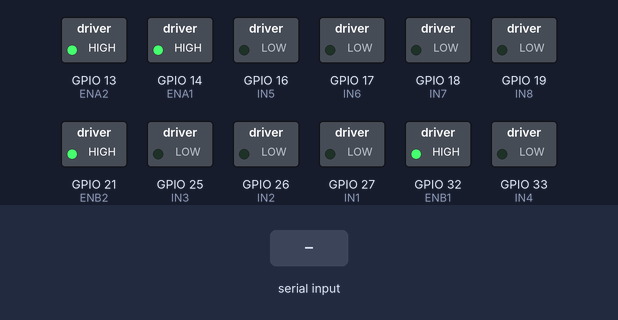
The program below on a simulated ESP32. Shown: switched loads named in the program (green lamp = pin HIGH). Inputs (shaded band) come from the test bench. What the program prints to the serial monitor is not drawn.

Above: at 1.2 s.
1.3 s: "SPEED,180\n" received over Serial
At 2.5 s:
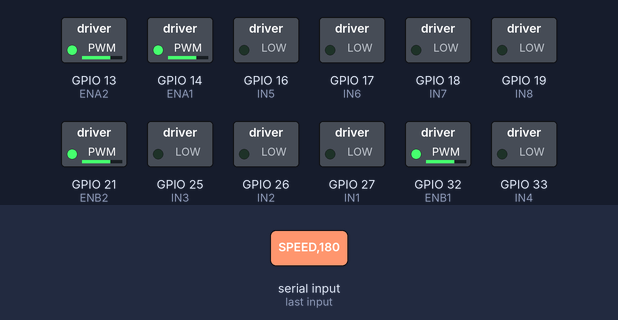
2.8 s: "FORWARD,1\n" received over Serial
At 3.9 s:
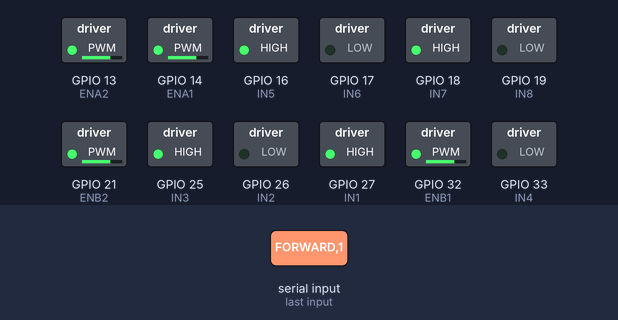
4.3 s: "BACKWARD,1\n" received over Serial
At 5.0 s:
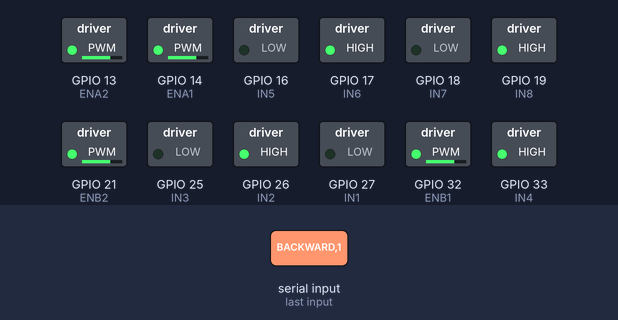
5.8 s: "LEFT,1\n" received over Serial
At 6.2 s:
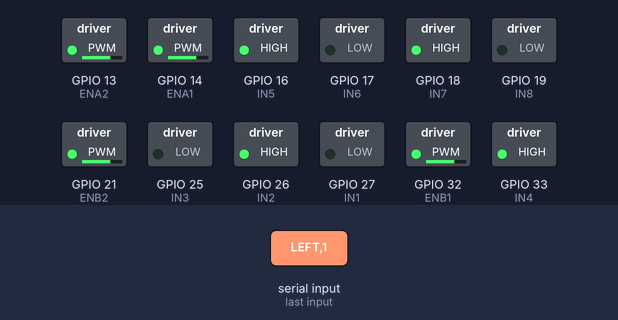
7.3 s: "RIGHT,1\n" received over Serial
At 8.5 s:
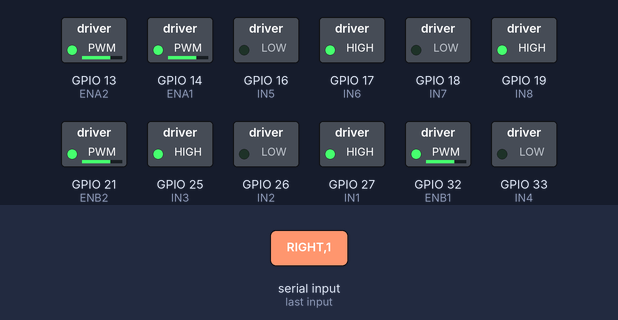
8.8 s: "SPEED\n" received over Serial
At 9.7 s:
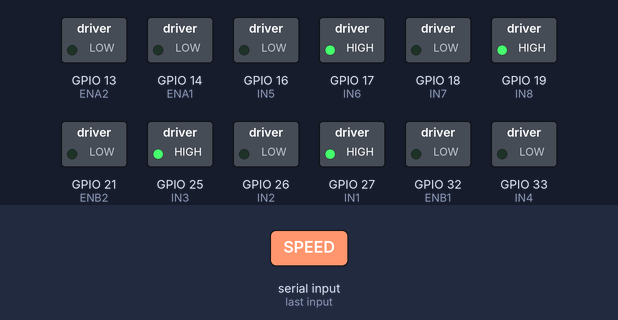
Timing chart, 0 to 11.3 s (numbered marks = the images above; inputs shaded):
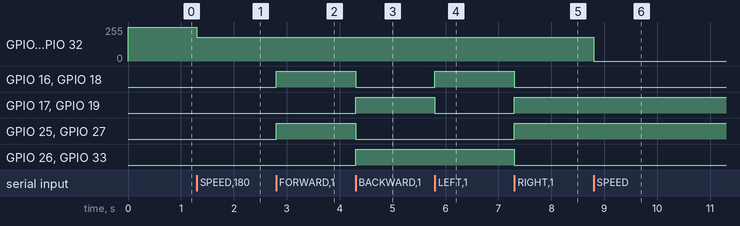

The program:

main.cpp
```cpp
// Hardware: ESP32 Dev Kit

#include <Arduino.h>

// --- Driver 1 (proven pins from previous project) ---
#define ENA1 14
#define IN1  27
#define IN2  26
#define IN3  25
#define IN4  33
#define ENB1 32

// --- Driver 2 ---
#define ENA2 13
#define IN5  16
#define IN6  17
#define IN7  18
#define IN8  19
#define ENB2 21

void forward() {
  digitalWrite(IN1, HIGH); digitalWrite(IN2, LOW);
  digitalWrite(IN3, HIGH); digitalWrite(IN4, LOW);
  digitalWrite(IN5, HIGH); digitalWrite(IN6, LOW);
  digitalWrite(IN7, HIGH); digitalWrite(IN8, LOW);
}

void backward() {
  digitalWrite(IN1, LOW); digitalWrite(IN2, HIGH);
  digitalWrite(IN3, LOW); digitalWrite(IN4, HIGH);
  digitalWrite(IN5, LOW); digitalWrite(IN6, HIGH);
  digitalWrite(IN7, LOW); digitalWrite(IN8, HIGH);
}

void stopMotors() {
  digitalWrite(IN1, LOW); digitalWrite(IN2, LOW);
  digitalWrite(IN3, LOW); digitalWrite(IN4, LOW);
  digitalWrite(IN5, LOW); digitalWrite(IN6, LOW);
  digitalWrite(IN7, LOW); digitalWrite(IN8, LOW);
}

// Assumes Driver 1 (IN1-IN4) = left side, Driver 2 (IN5-IN8) = right side.
// If the robot turns the wrong way on first test, swap which side reverses.
void turnLeft() {
  digitalWrite(IN1, LOW);  digitalWrite(IN2, HIGH);
  digitalWrite(IN3, LOW);  digitalWrite(IN4, HIGH);
  digitalWrite(IN5, HIGH); digitalWrite(IN6, LOW);
  digitalWrite(IN7, HIGH); digitalWrite(IN8, LOW);
}

void turnRight() {
  digitalWrite(IN1, HIGH); digitalWrite(IN2, LOW);
  digitalWrite(IN3, HIGH); digitalWrite(IN4, LOW);
  digitalWrite(IN5, LOW);  digitalWrite(IN6, HIGH);
  digitalWrite(IN7, LOW);  digitalWrite(IN8, HIGH);
}

// Speed lives entirely on the ENA/ENB pins as a PWM duty cycle (0-255),
// separate from the IN pins that pick direction above — so changing speed
// never needs to know or touch the current direction, and vice versa.
void setSpeed(int speed) {
  analogWrite(ENA1, speed);
  analogWrite(ENB1, speed);
  analogWrite(ENA2, speed);
  analogWrite(ENB2, speed);
}

void setup() {
  Serial.begin(115200);

  pinMode(IN1, OUTPUT); pinMode(IN2, OUTPUT);
  pinMode(IN3, OUTPUT); pinMode(IN4, OUTPUT);
  pinMode(IN5, OUTPUT); pinMode(IN6, OUTPUT);
  pinMode(IN7, OUTPUT); pinMode(IN8, OUTPUT);

  pinMode(ENA1, OUTPUT); pinMode(ENB1, OUTPUT);
  pinMode(ENA2, OUTPUT); pinMode(ENB2, OUTPUT);

  setSpeed(255);  // full speed by default, until a SPEED command says otherwise
  stopMotors();
  Serial.println("Setup complete. Starting motor test...");
}

void loop() {
  if (Serial.available()) {
    String line = Serial.readStringUntil('\n');
    line.trim();
    if (line.length() == 0) return;

    // Every command is a plain word, except SPEED, which carries a value:
    // "SPEED,180" — split off the part after the comma, if there is one.
    int commaIndex = line.indexOf(',');
    String keyword = (commaIndex == -1) ? line : line.substring(0, commaIndex);

    if (keyword == "FORWARD") {
      forward();
    } else if (keyword == "BACKWARD") {
      backward();
    } else if (keyword == "LEFT") {
      turnLeft();
    } else if (keyword == "RIGHT") {
      turnRight();
    } else if (keyword == "STOP") {
      stopMotors();
    } else if (keyword == "SPEED") {
      int speed = line.substring(commaIndex + 1).toInt();
      setSpeed(speed);
    } else {
      Serial.println("Unknown command: " + line);
      stopMotors();
    }
  }
}
```

Measured:
- after the input at 1.3 s, GPIO 13 (ENA2), GPIO 14 (ENA1), GPIO 21 (ENB2), GPIO 32 (ENB1): 255/255 → 180/255 at once
- after the input at 2.8 s, GPIO 16 (IN5), GPIO 18 (IN7), GPIO 25 (IN3), GPIO 27 (IN1): LOW → HIGH at once
- after the input at 4.3 s, GPIO 16 (IN5), GPIO 18 (IN7), GPIO 25 (IN3), GPIO 27 (IN1): HIGH → LOW at once; GPIO 17 (IN6), GPIO 19 (IN8), GPIO 26 (IN2), GPIO 33 (IN4): LOW → HIGH at once
- after the input at 5.8 s, GPIO 16 (IN5), GPIO 18 (IN7): LOW → HIGH at once; GPIO 17 (IN6), GPIO 19 (IN8): HIGH → LOW at once
- after the input at 7.3 s, GPIO 16 (IN5), GPIO 18 (IN7), GPIO 26 (IN2), GPIO 33 (IN4): HIGH → LOW at once; GPIO 17 (IN6), GPIO 19 (IN8), GPIO 25 (IN3), GPIO 27 (IN1): LOW → HIGH at once
- after the input at 8.8 s, GPIO 13 (ENA2), GPIO 14 (ENA1), GPIO 21 (ENB2), GPIO 32 (ENB1): 180/255 → 0/255 at once
